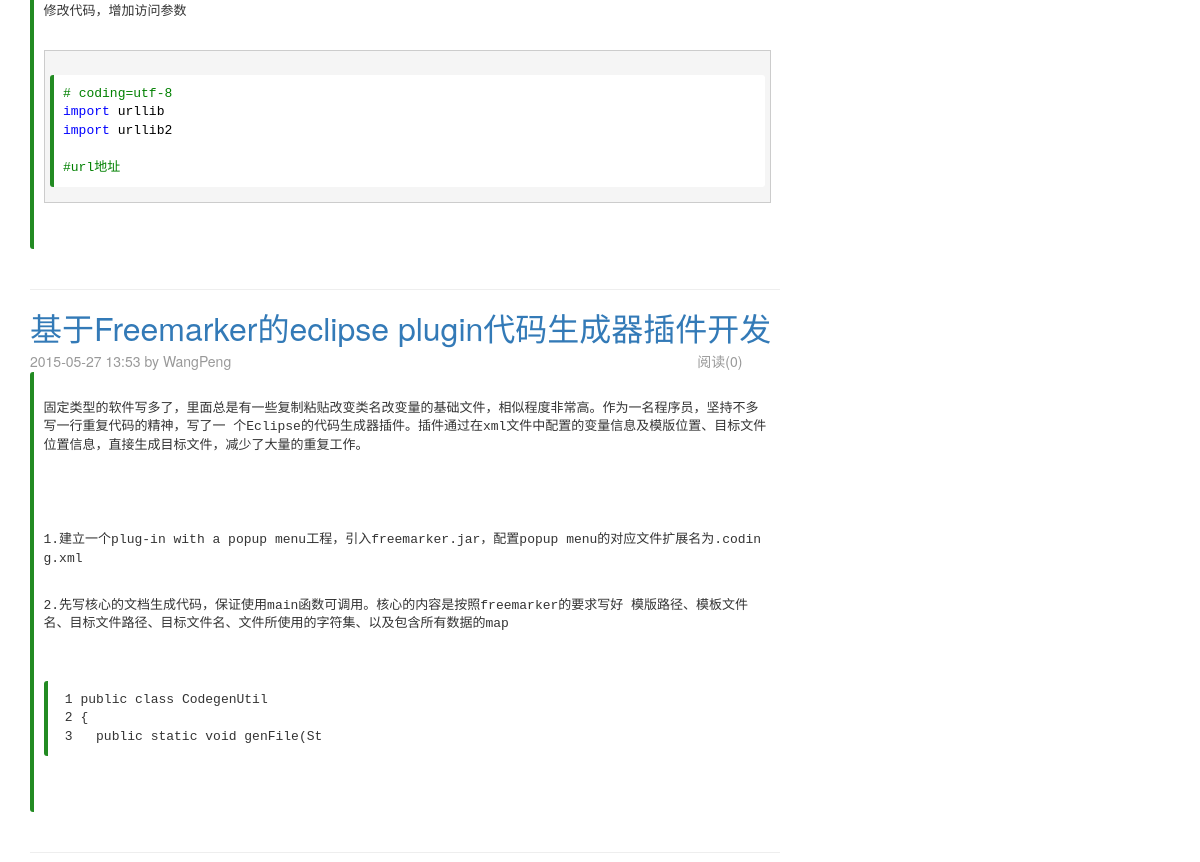
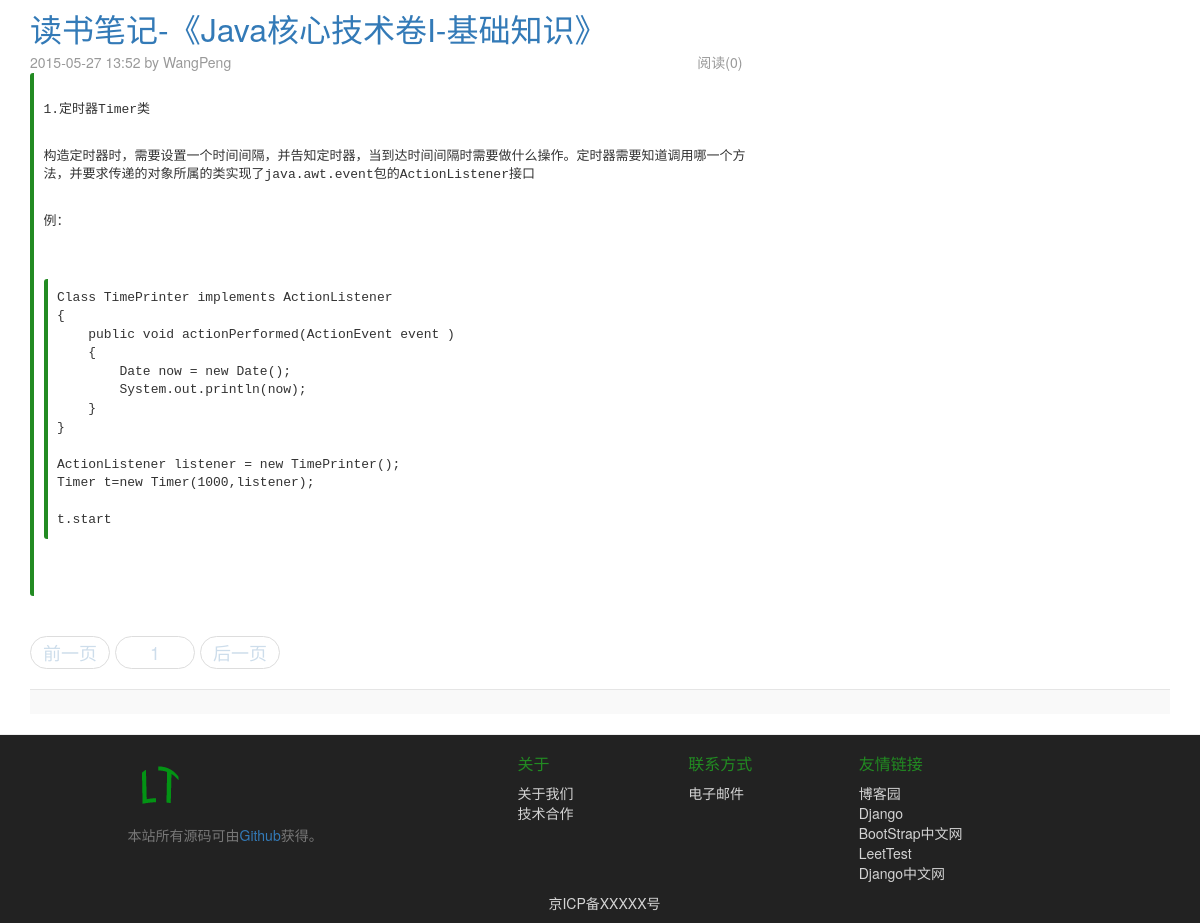
/blog/ (lower part), run on an earlier commit of the app's database (2 pictures, top to bottom).
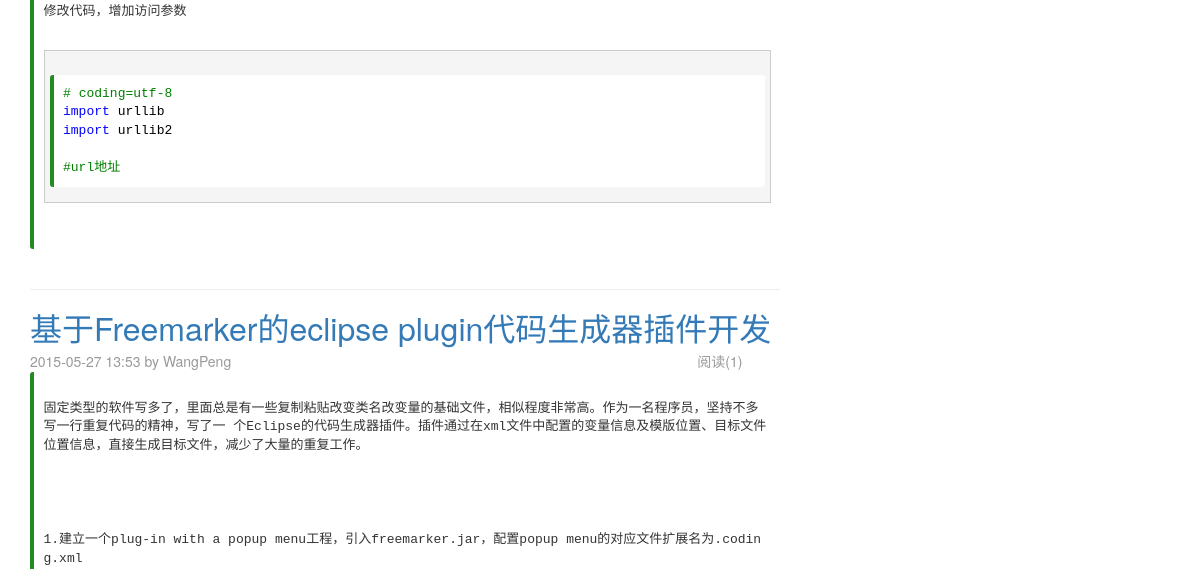
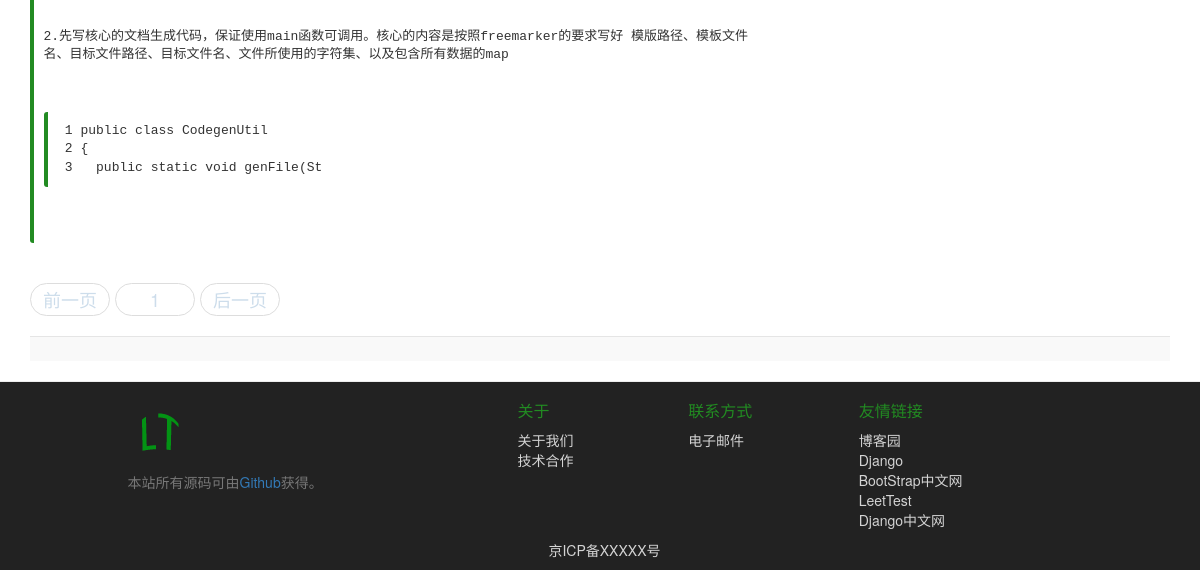
And on a later commit of the database (2 pictures, top to bottom).
### blog/models.py (models this page shows, shortened)
class Article(models.Model):
    caption=models.CharField(max_length=50)
    subcaption=models.CharField(max_length=200,blank=True)
    publish_time = models.DateTimeField(auto_now_add=True)
    update_time = models.DateTimeField(auto_now=True)
    author=models.ForeignKey(Author)
    category=models.ForeignKey(Category)
    tags=models.ManyToManyField(Tag,blank=True)
    content=models.TextField()
    readcount=models.IntegerField(default=0)
    ispublic=models.BooleanField('公开发布',default=1)

class Author(models.Model):
    name=models.CharField(max_length=30)
    email=models.CharField(max_length=30,blank=True)
    website=models.CharField(max_length=50,blank=True)
    def __unicode__(self):
        return u'%s' % (self.name)

### blog/views.py (the view)
def list(request):
    all_articles = Article.objects.all().order_by("-publish_time")
    categorys=Category.objects.all()
    for category in categorys:
        category.article_num = 0
        for article in all_articles:
            if article.category == category:
                category.article_num += 1
        category.save()
    categoryid = request.GET.get('categoryid')
    if categoryid:
        all_articles = all_articles.filter(category__id=int(categoryid))
    if not request.user.is_authenticated():
        all_articles=all_articles.filter(ispublic=1)
    p = Paginator(all_articles , 7)
    try:
        page = int(request.GET.get('page',1))
        if page < 1:
            page = 1
    except ValueError:
        page = 1
    try:
        articles = p.page(page)
    except PageNotAnInteger:
        articles = p.page(1)
    except EmptyPage:
        articles = p.page(p.num_pages)
    after_range_num = 3
    before_range_num = 2
    if page >= after_range_num:
        page_range = p.page_range[page - after_range_num:page + before_range_num]
    else:
        page_range = p.page_range[0:page + before_range_num]
    return render_to_response('article_list.html',locals())

### blog/templates/article_list.html (shortened to what this page needs)
{% extends "base.html" %}
{% block css %}
    <link href="/static/css/blog.css" rel="stylesheet">
{% endblock %}
{% block content %}
    <div class="container">
      <div class="row">
        <div class="col-sm-8 blog-main">
          {% for article in articles%}
            <hr>
            <div class="blog-post">
              <h2 class="blog-post-title"><a href="{% url 'blog:detail' article.id %}">{{ article.caption }}</a></h2>
                <div class="blog-post-meta">
                  <div class="left">{{ article.publish_time|date:"Y-m-d H:i" }} by {{ article.author }}</div>
                  <div class="right">阅读({{ article.readcount}})</div>
                </div>
              <pre>
                {{ article.content|safe|truncatechars_html:400}}
	            </pre>
	          </div>
          {% endfor%}
          <nav>
            <ul class="pager">
              	{% if articles.has_previous %}
			    	      <li><a href="?page={{ articles.previous_page_number }}">前一页</a></li>
      			    {% else %}
      			    	<li><a class="active">前一页</a></li>
      			    {% endif %}
      			    {% for p in page_range %}
      			      {% ifequal p page %}
      			      	<li><a class="active">{{p}}</a></li>
      			      {% else %}
      			      	<li><a href="?page={{p}}" title="第{{p}}页">{{p}}</a><li>
      			      {% endifequal %}
      			    {% endfor %}
      			    {% if articles.has_next %}
      			    	<li><a href="?page={{ articles.next_page_number }}">后一页</a></li>
      			    {% else %}
      			    	<li> <a class="active">后一页</a></li>
      			    {% endif %}
            </ul>
          </nav>
        </div>
      </div>
    <footer class="blog-footer">
    </footer>
  </div>
{% endblock %}

What changed in the data, as far as the page shows it:
no longer on this page (row edited): Article: caption "读书笔记-《Java核心技术卷I-基础知识》", publish_time "2015-05-27 13:52", author "WangPeng", readcount "0", content "1.定时器Timer类 构造定时器时，需要设置一个时间间隔，并告知定时器，当到达时间间隔时需要做什么操作。定时器需要知道调用哪一个方法，并要求传递的对象所属的类实现了java.awt.event包的ActionListener接口 例： Class TimePrinter implements ActionListener { public void actionPerformed(ActionEvent event ) { Date now = new Date(); System.out.println(now); } } ActionListener listener = new TimePrinter(); Timer t = new Timer(1000 ,listener); t.start"
changed Article "基于Freemarker的eclipse plugin代码生成器插件开发": readcount "0" → "1"
